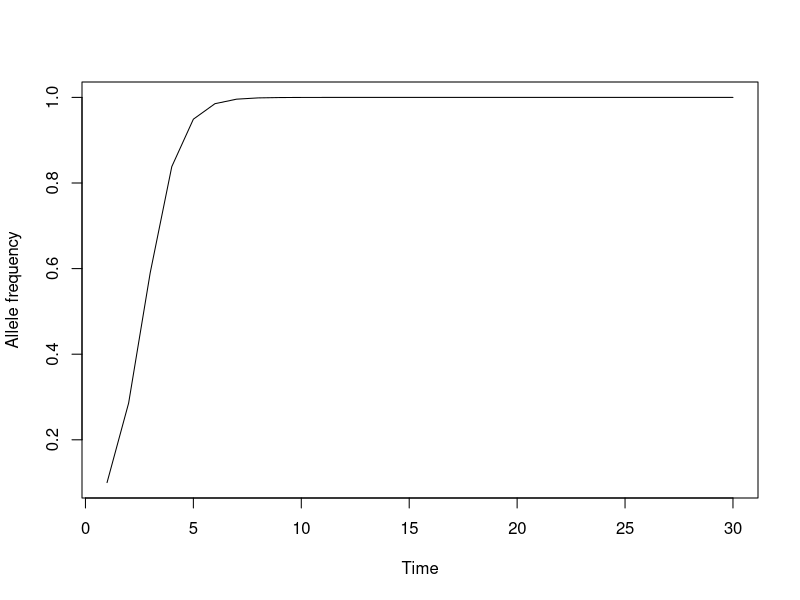

This chart was generated by the following R code:
pA0<-0.1 # initial frequency of A

W<-c(0.9, 1) #Temporal fitness, A, a
V<-c(0.4, 0.1)  #Spatial fitness, A, a

recHap<-function(p.init, Wvec, Vvec, time=30){
  p<-vector(mode = "numeric", length = time)
  p[1]<-p.init
  for (ii in 2:time){
    p[ii]<-Vvec[1]*Wvec[1]*p[ii-1]/(Vvec[1]*Wvec[1]*p[ii-1]+Vvec[2]*Wvec[2]*(1-p[ii-1]))
  }
  p
}

example.p<-recHap(pA0, W, V)

plot(example.p, type = "l", xlab="Time", ylab="Allele frequency")